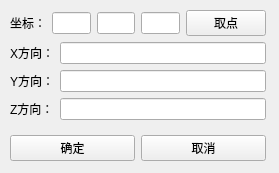
<?xml version="1.0" encoding="UTF-8"?>
<ui version="4.0">
 <class>NctiQtCreateBox</class>
 <widget class="QWidget" name="NctiQtCreateBox">
  <property name="enabled">
   <bool>true</bool>
  </property>
  <property name="geometry">
   <rect>
    <x>0</x>
    <y>0</y>
    <width>279</width>
    <height>173</height>
   </rect>
  </property>
  <property name="maximumSize">
   <size>
    <width>279</width>
    <height>173</height>
   </size>
  </property>
  <property name="windowTitle">
   <string>CreateBox</string>
  </property>
  <widget class="QWidget" name="verticalLayoutWidget">
   <property name="geometry">
    <rect>
     <x>10</x>
     <y>10</y>
     <width>256</width>
     <height>151</height>
    </rect>
   </property>
   <layout class="QVBoxLayout" name="verticalLayout">
    <item>
     <layout class="QHBoxLayout" name="horizontalLayout">
      <item>
       <widget class="QLabel" name="label">
        <property name="text">
         <string>坐标：</string>
        </property>
       </widget>
      </item>
      <item>
       <widget class="QLineEdit" name="lineEdit_X_P"/>
      </item>
      <item>
       <widget class="QLineEdit" name="lineEdit_Y_P"/>
      </item>
      <item>
       <widget class="QLineEdit" name="lineEdit_Z_P"/>
      </item>
      <item>
       <widget class="QPushButton" name="pushButton_P">
        <property name="text">
         <string>取点</string>
        </property>
       </widget>
      </item>
     </layout>
    </item>
    <item>
     <layout class="QFormLayout" name="formLayout">
      <item row="1" column="0">
       <widget class="QLabel" name="label_2">
        <property name="text">
         <string>X方向：</string>
        </property>
       </widget>
      </item>
      <item row="1" column="1">
       <widget class="QLineEdit" name="lineEdit_X"/>
      </item>
      <item row="2" column="0">
       <widget class="QLabel" name="label_3">
        <property name="text">
         <string>Y方向：</string>
        </property>
       </widget>
      </item>
      <item row="2" column="1">
       <widget class="QLineEdit" name="lineEdit_Y"/>
      </item>
      <item row="3" column="0">
       <widget class="QLabel" name="label_4">
        <property name="text">
         <string>Z方向：</string>
        </property>
       </widget>
      </item>
      <item row="3" column="1">
       <widget class="QLineEdit" name="lineEdit_Z"/>
      </item>
     </layout>
    </item>
    <item>
     <layout class="QHBoxLayout" name="horizontalLayout_2">
      <item>
       <widget class="QPushButton" name="pushButton_OK">
        <property name="text">
         <string>确定</string>
        </property>
       </widget>
      </item>
      <item>
       <widget class="QPushButton" name="pushButton_Cancle">
        <property name="text">
         <string>取消</string>
        </property>
       </widget>
      </item>
     </layout>
    </item>
   </layout>
  </widget>
 </widget>
 <resources/>
 <connections/>
</ui>
